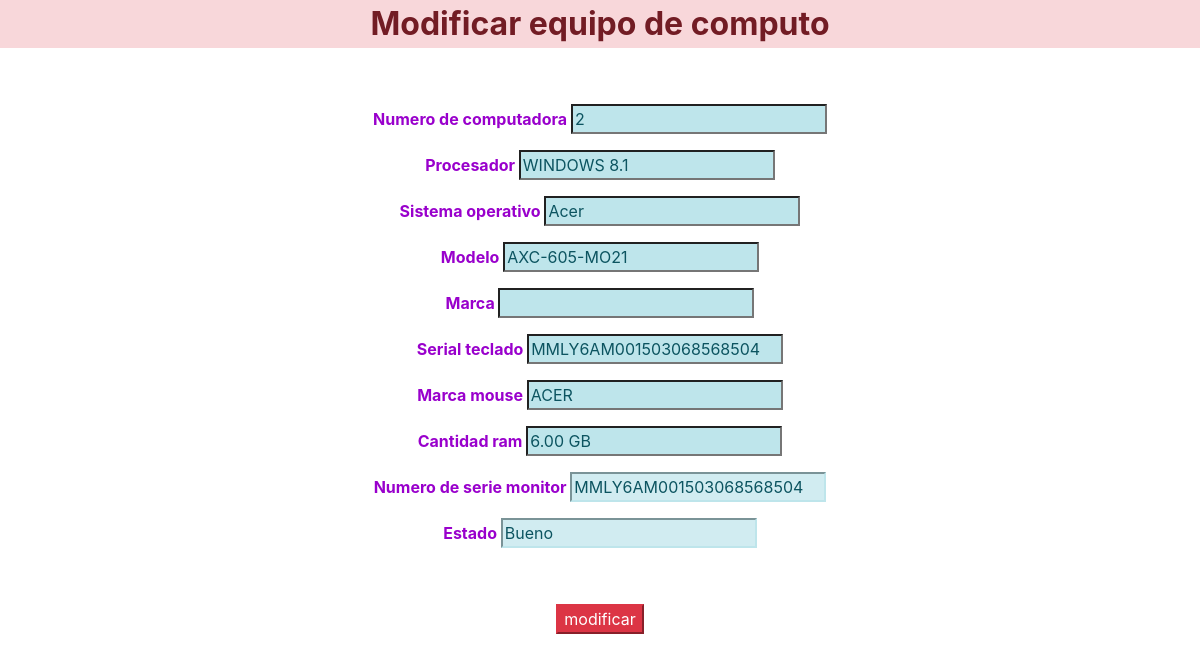
The page /modificar_computadora.php?id=2 on the database its author committed.
### tables this page shows
CREATE TABLE `equipo_de_computo` (
  `id` int(100) NOT NULL,
  `sistema_operativo` varchar(25) NOT NULL,
  `marca` varchar(30) NOT NULL,
  `modelo` varchar(30) NOT NULL,
  `num_equipo` int(20) NOT NULL,
  `procesador` varchar(40) NOT NULL,
  `serial_teclado` varchar(60) NOT NULL,
  `marca_mouse` varchar(50) NOT NULL,
  `cantidad_ram` varchar(55) NOT NULL,
  `num_serie_monitor` varchar(50) NOT NULL,
  `estado` varchar(255) NOT NULL
);

### modificar_computadora.php (the view, shortened to what this page needs)
<?php
$id=$_GET['id'];
?>
<!DOCTYPE html PUBLIC "-//W3C//DTD XHTML 1.0 Transitional//EN" "http://www.w3.org/TR/xhtml1/DTD/xhtml1-transitional.dtd">
<html xmlns="http://www.w3.org/1999/xhtml">
<head>
<link href="css/bootstrap.css" rel="stylesheet" type="text/css" />
<link href="bootstrap-4.0.0-alpha.6-dist/css/bootstrap.css" rel="stylesheet" type="text/css" />
</head>
<body>
<?php
$sql = mysql_query("SELECT * FROM equipo_de_computo WHERE id='$id'");
while($resultado = mysql_fetch_array($sql)) {
?>
<p align="center" class="alert-danger Estilo2 ">Modificar equipo de computo</p>
<form name="frm1" method="post" action="modificar_compu.php">
  <p>&nbsp;</p>
  <p align="center" class="Estilo1"><strong>Numero de computadora
      <input name="num_equipo2" type="text" class="list-group-item-info" value="<?php echo $resultado['num_equipo']; ?>" />
  </strong></p>
  <p align="center" class="Estilo1"><strong>Procesador
    <input name="sistema_operativo" type="text" class="list-group-item-info" value="<?php echo $resultado['sistema_operativo']; ?>" >
  </strong></p>
  <p align="center" class="Estilo1"><strong> Sistema operativo
      <input name="marca" type="text" class="list-group-item-info" value="<?php echo $resultado['marca']; ?>" />
  </strong></p>
  <p align="center" class="Estilo1"><strong>Modelo
      <input name="modelo" type="text" class="list-group-item-info" value="<?php echo $resultado['modelo']; ?>">
  </strong></p>
	<p align="center" class="Estilo1"><strong>Marca
        <input name="marca_monitor" type="text" class="list-group-item-info" value="<?php echo $resultado['marca_monitor']; ?>" />
	</strong></p>
	<p align="center" class="Estilo1"><strong>
	Serial teclado
        <input name="serial_teclado" type="text" class="list-group-item-info" value="<?php echo $resultado['serial_teclado']; ?>" />
	</strong></p>
	<p align="center" class="Estilo1"><strong>Marca mouse
        <input name="marca_mouse" type="text" class="list-group-item-info" value="<?php echo $resultado['marca_mouse']; ?>" />
	</strong></p>
	<p align="center" class="Estilo1"><strong>
	Cantidad ram
        <input name="cantidad_ram" type="text" class="list-group-item-info" value="<?php echo $resultado['cantidad_ram']; ?>">
	</strong></p>
	<p align="center"><span class="Estilo1"><strong>Numero de serie monitor</strong></span><strong>
    <input name="num_serie_monitor" type="text" class="alert-info" value="<?php echo $resultado['num_serie_monitor']; ?>" />
    </strong></p>
	<p align="center"><strong><span class="Estilo1">Estado</span>
        <input name="estado" type="text" class="alert-info" value="<?php echo $resultado['estado']; ?>" />
	</strong></p>
	<p align="center">&nbsp;</p>
	<p align="center"><strong>
    <input name="Enviar" type="submit" class="btn-danger" value="modificar" />
      </strong>
</form>
<?php
}
?>
</body>
</html>

### modificar_computadora.php (style rules this page uses)
.Estilo1 { color: #9900CC }
.Estilo2 { font-size: xx-large; color: #FF0000; font-weight: bold; }

### rows shown on the page
equipo_de_computo: num_equipo2 "2", sistema_operativo "WINDOWS 8.1", marca "Acer", modelo "AXC-605-MO21", serial_teclado "MMLY6AM001503068568504", marca_mouse "ACER", cantidad_ram "6.00 GB", num_serie_monitor "MMLY6AM001503068568504", estado "Bueno"
